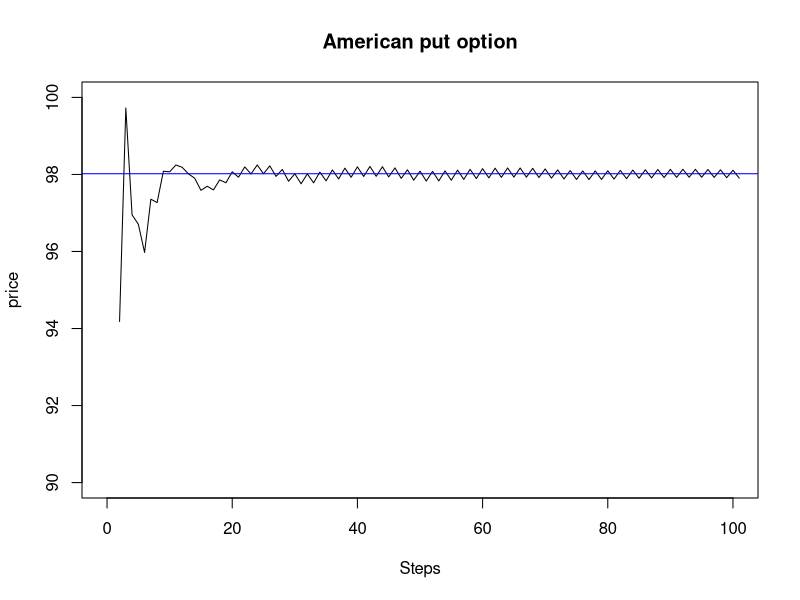
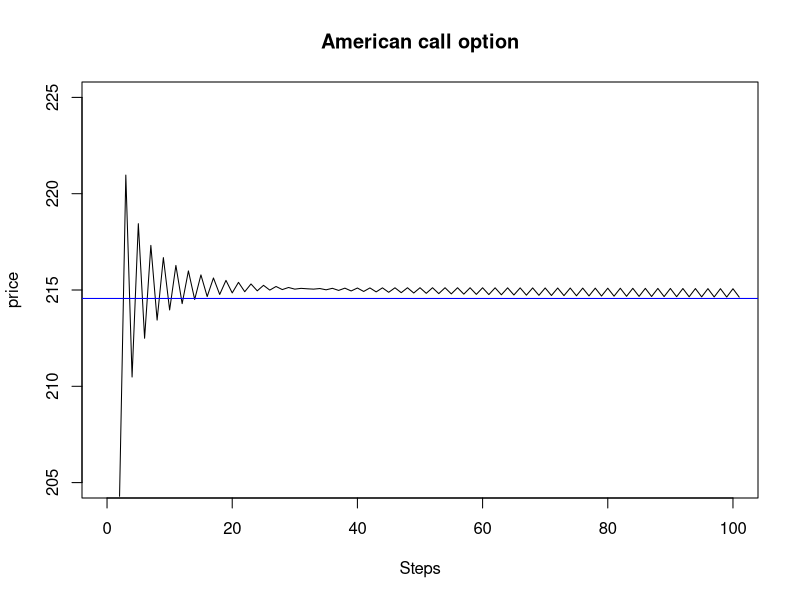
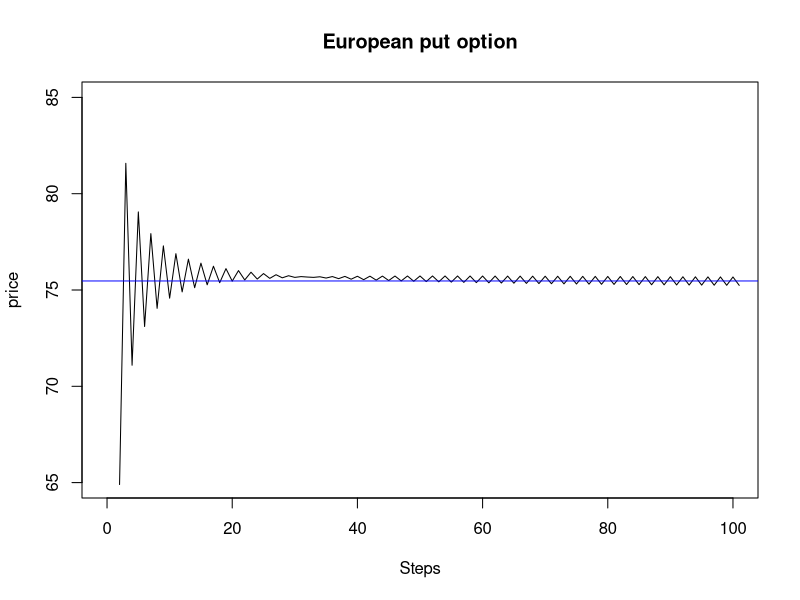
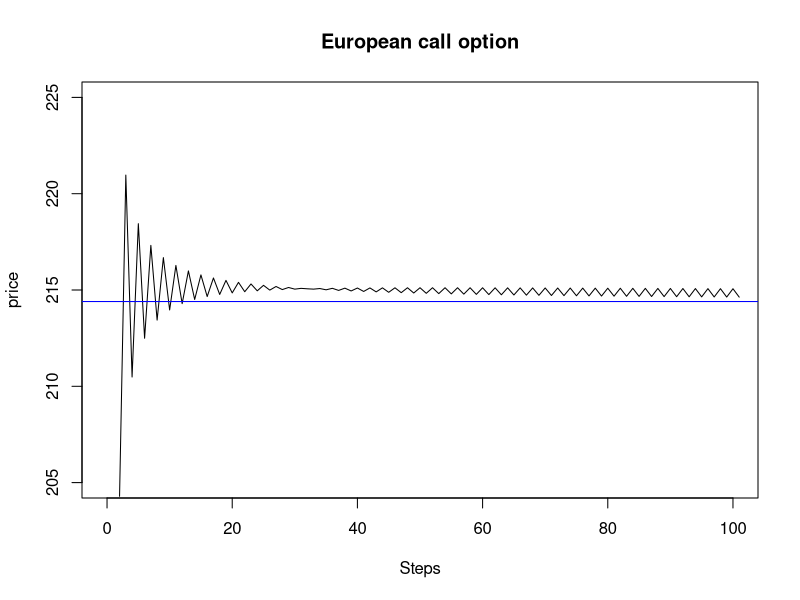
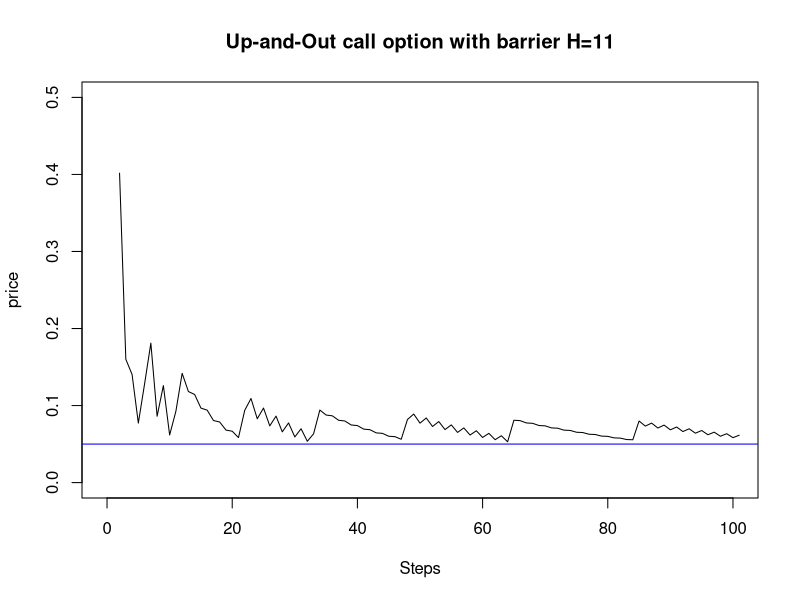
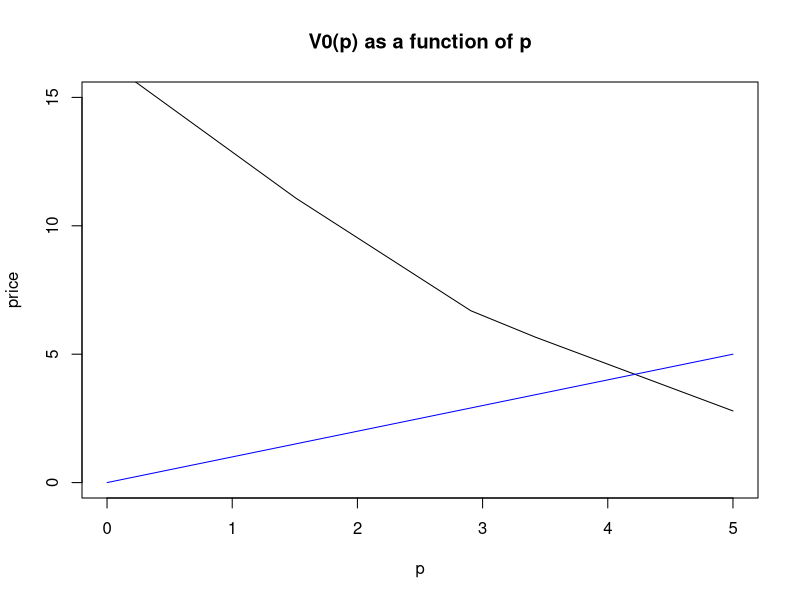

Source code (R) for these figures, in order:
# FE621
# HW2
# Dong Woo Kim

rm(list = ls())

# 1
# a)
# generate stock price tree
stock_tree <- function(S, sigma, delta_t, N) {
  tree <- matrix(0, nrow=N+1, ncol=N+1)
  u <- exp(sigma*sqrt(delta_t))
  d <- exp(-sigma*sqrt(delta_t))

  for (i in 1:(N+1)) {
    for (j in 1:i) {
      tree[i,j] = S * u^(j-1) * d^((i-1)-(j-1))
    }
  }
  return(tree)
}

# calculate the q with u and d
q <- function(r, delta_t, sigma){
  u = exp(sigma*sqrt(delta_t))
  d = exp(-sigma*sqrt(delta_t))
  
  return((exp(r*delta_t) - d)/(u-d))
}

# generate option tree
option_tree <- function(tree, sigma, delta_t, r, X, type) {
  q <- q(r, delta_t, sigma)
  option_tree <- matrix(0, nrow=nrow(tree), ncol=ncol(tree))
  if(type == 'put') {
    option_tree[nrow(option_tree),] = pmax(X - tree[nrow(tree),], 0)
  } else {
    option_tree[nrow(option_tree),] = pmax(tree[nrow(tree),] - X, 0)
  }
  for (i in (nrow(tree)-1):1) {
    for(j in 1:i) {
      option_tree[i, j] = ((1-q)*option_tree[i+1,j] + q*option_tree[i+1,j+1])/exp(r*delta_t)
    }
  }
  return(option_tree)
}

eu_option_binom <- function(type, sigma, T, r, X, S, N) {
  q <- q(r=r, delta_t=T/N, sigma=sigma)
  tree <- stock_tree(S=S, sigma=sigma, delta_t=T/N, N=N)
  option <- option_tree(tree, sigma=sigma, delta_t=T/N, r=r, X=X, type=type)
  
  return(list(q=q, stock=tree, option=option, price=option[1,1]))
}

eu_option_binom(type='call', sigma=0.2, T=1, r=0.1, X=1780, S=1750, N=5) ## European option
eu_option_binom(type='put', sigma=0.2, T=1, r=0.1, X=1780, S=1750, N=5)

# Generate american option tree
option_tree_am <- function(tree, sigma, delta_t, r, X, type) {
  q <- q(r, delta_t, sigma)
  option_tree <- matrix(0, nrow=nrow(tree), ncol=ncol(tree))
  if(type == 'put') {
    option_tree[nrow(option_tree),] = pmax(X - tree[nrow(tree),], 0)
  } else {
    option_tree[nrow(option_tree),] = pmax(tree[nrow(tree),] - X, 0)
  }
  for (i in (nrow(tree)-1):1) {
    for(j in 1:i) {
      exercise.payoff <- if(type=='put'){
        max(X - tree[i,j],0)
      } else {
        max(tree[i,j] - X,0)
      }
      original.tree <- ((1-q)*option_tree[i+1,j] + q*option_tree[i+1,j+1])/exp(r*delta_t)
      option_tree[i,j] <- max(exercise.payoff,original.tree)
    }
  }
  return(option_tree)
}

am_option_binom <- function(type, sigma, T, r, X, S, N) {
  q <- q(r=r, delta_t=T/N, sigma=sigma)
  tree <- stock_tree(S=S, sigma=sigma, delta_t=T/N, N=N)
  option <- option_tree_am(tree, sigma=sigma, delta_t=T/N, r=r, X=X, type=type)
  
  return(list(q=q, stock=tree, option=option, price=option[1,1]))
}

am_option_binom(type='call', sigma=0.2, T=1, r=0.1, X=1780, S=1750, N=5) ## American option
am_option_binom(type='put', sigma=0.2, T=1, r=0.1, X=1780, S=1750, N=5)

# b)

nSteps <- numeric()
am_put <- numeric()
am_call <- numeric()
eu_put <- numeric()
eu_call <- numeric()

for(i in 1:100){
  n <- i + 1
  copt_am <- am_option_binom(type='call', sigma=0.2, T=1, r=0.1, X=1780, S=1750, N=n)
  popt_am <- am_option_binom(type='put', sigma=0.2, T=1, r=0.1, X=1780, S=1750, N=n)
  copt_eu <- eu_option_binom(type='call', sigma=0.2, T=1, r=0.1, X=1780, S=1750, N=n)
  popt_eu <- eu_option_binom(type='put', sigma=0.2, T=1, r=0.1, X=1780, S=1750, N=n)
  
  nSteps <- c(nSteps,n)
  am_put <- c(am_put,popt_am$price)
  am_call <- c(am_call,copt_am$price)
  eu_put <- c(eu_put,popt_eu$price)
  eu_call <- c(eu_call,copt_eu$price)
}

#American option convergence plot 100 steps
plot(nSteps,am_put,xlim=c(0,100),ylim=c(90,100),xlab='Steps', ylab='price',type='l',main='American put option')
abline(h=98.0184,col='blue') # put option price by using option calculator

plot(nSteps,am_call,xlim=c(0,100),ylim=c(205,225),xlab='Steps', ylab='price',type='l',main='American call option')
abline(h=214.5604,col='blue') # call option price by using option calculator

#European option convergence plot 100 steps
plot(nSteps,eu_put,xlim=c(0,100),ylim=c(65,85),xlab='Steps', ylab='price',type='l',main='European put option')
abline(h=75.4698,col='blue') # put option price from bs

plot(nSteps,eu_call,xlim=c(0,100),ylim=c(205,225),xlab='Steps', ylab='price',type='l',main='European call option')
abline(h=214.4012,col='blue') # put option price from bs


# 2
# a)
up_out_call_barrier <- function(tree, sigma, delta_t, r, X, H) {
  q <- q(r, delta_t, sigma)
  option_tree <- matrix(0, nrow=nrow(tree), ncol=ncol(tree))
  option_tree[nrow(option_tree),] <- pmax(tree[nrow(tree),] - X, 0)
  
  for (i in (nrow(tree)-1):1) {
    for(j in 1:i) {
      option_tree[i, j] <- ((1-q)*option_tree[i+1,j] + q*option_tree[i+1,j+1])/exp(r*delta_t)
      
      if(tree[i,j]>H){
        option_tree[i,j] <- 0
      } else{
        option_tree[i,j] <- option_tree[i,j]
      }
    }
  }
  return(option_tree)
}

barrier_call <- function(sigma, T, r, X, S, N, H) {
  q <- q(r=r, delta_t=T/N, sigma=sigma)
  tree <- stock_tree(S=S, sigma=sigma, delta_t=T/N, N=N)
  option <- up_out_call_barrier(tree, H=H, sigma=sigma, delta_t=T/N, r=r, X=X)
  return(list(q=q, stock=tree, option=option, price=option[1,1]))
}

barrier_call(sigma=0.2, T=0.3, r=0.01, X=10, S=10, N=10, H=11)

b_call_price <- NULL
nSteps_b <- NULL

for(i in 1:100){
  n <- i + 1
  b_call <- barrier_call(sigma=0.2,T=0.3,r=0.01,X=10,S=10,N=n,H=11)
  nSteps_b <- c(nSteps_b,n)
  b_call_price <- c(b_call_price,b_call$price)
}


plot(nSteps,b_call_price,xlim=c(0,100),ylim=c(0,0.5),xlab='Steps', ylab='price',type='l',main='Up-and-Out call option with barrier H=11')
abline(h=0.05, col='blue') # up and out barrier call option price from closed form formula (bs model) is 0.05


# 3
option_tree_installment <- function(tree, sigma, delta_t, r, X, p) { # construct installment option tree with p
  q <- q(r, delta_t, sigma)
  option_tree <- matrix(0, nrow=nrow(tree), ncol=ncol(tree))
  option_tree[nrow(option_tree),] <- pmax(tree[nrow(tree),]-X, 0)
  for (i in (nrow(tree)-1):1) {
    for(j in 1:i) {
      option_tree[i, j] <- ((1-q)*pmax(option_tree[i+1,j]-p,0) + q*(pmax(option_tree[i+1,j+1]-p,0)))/exp(r*delta_t)
    }
  }
  return(option_tree)
}

inst_option_call <- function(sigma, T, r, X, S, N, p) {
  q <- q(r=r, delta_t=T/N, sigma=sigma)
  tree <- stock_tree(S=S, sigma=sigma, delta_t=T/N, N=N)
  option <- option_tree_installment(tree, sigma=sigma, delta_t=T/N, r=r, X=X, p=p)
  
  return(list(q=q, stock=tree, option=option, price=option[1,1]))
}

inst_option_call(0.2,1,0.04,90,100,4,4.2167) # installment call option price with sigma=0.2,T=1,r=0.04,X=90,S=100,n=4 and p=2)

nSteps_i <- NULL
i_call_price <- NULL

for(i in 1:5000){
  n <- i*0.001
  i_call <- inst_option_call(sigma=0.2,T=1,r=0.04,X=90,S=100,N=4,p=n)
  nSteps_i <- c(nSteps_i,n)
  i_call_price <- c(i_call_price,i_call$price)
}

plot(nSteps_i,i_call_price,xlim=c(0,5),ylim=c(0,15),xlab='p', ylab='price',type='l',main='V0(p) as a function of p')
lines(x=nSteps_i,y=nSteps_i,col='blue') # x=y plot

# find intersect point
above <- i_call_price > nSteps_i # p =4.2167

# c)
eu_option_binom(type='call', sigma=0.2, T=1, r=0.04, X=90, S=100, N=4) # Eu call with same parameter, price=16.40643
sum_di <- 4.2167*(exp(-0.04*0*1/4)+exp(-0.04*1/4)+exp(-0.04*2/4)+exp(-0.04*3/4)) # sum of discounted installment payments, price = 16.61
